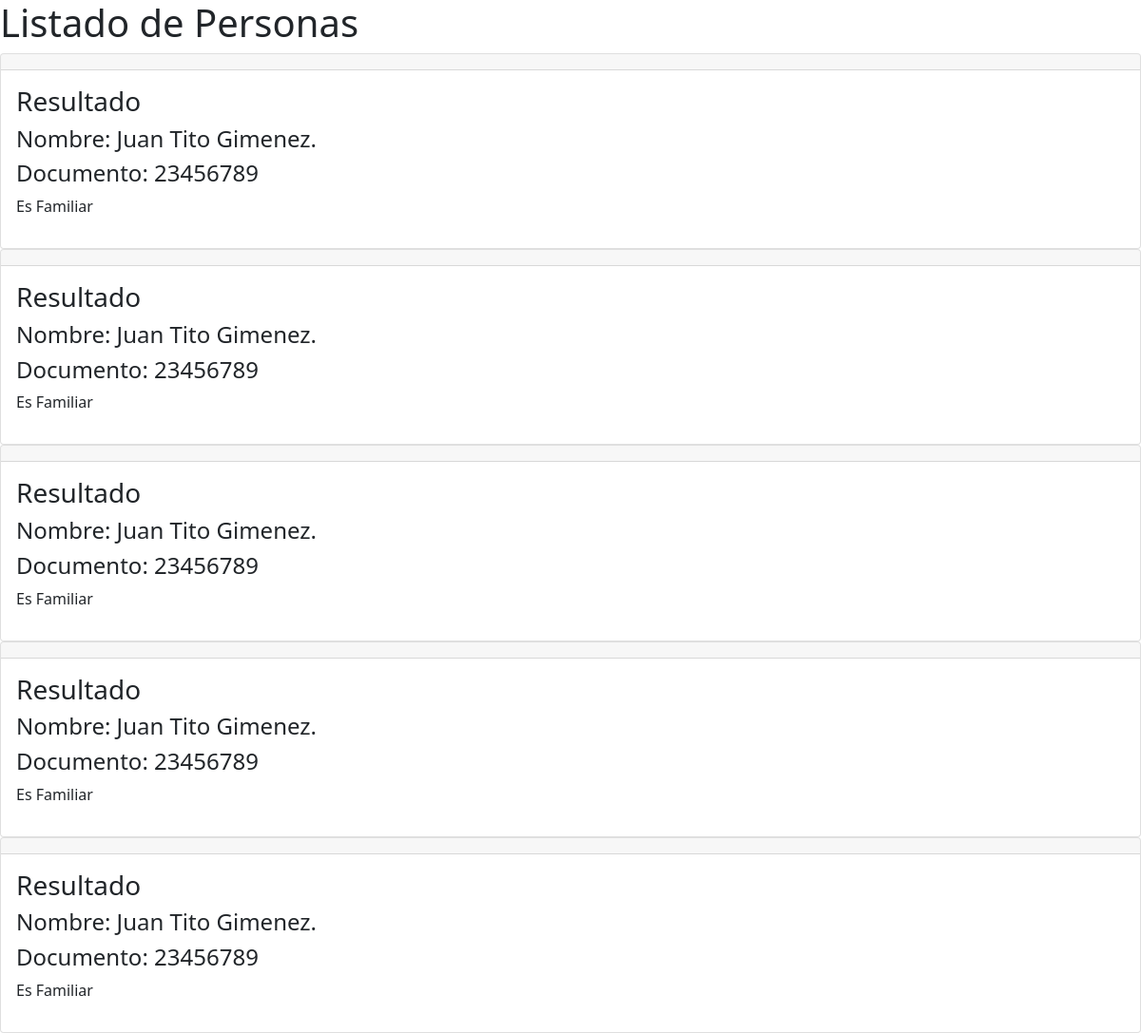
Before: /lista/ with the older database file.
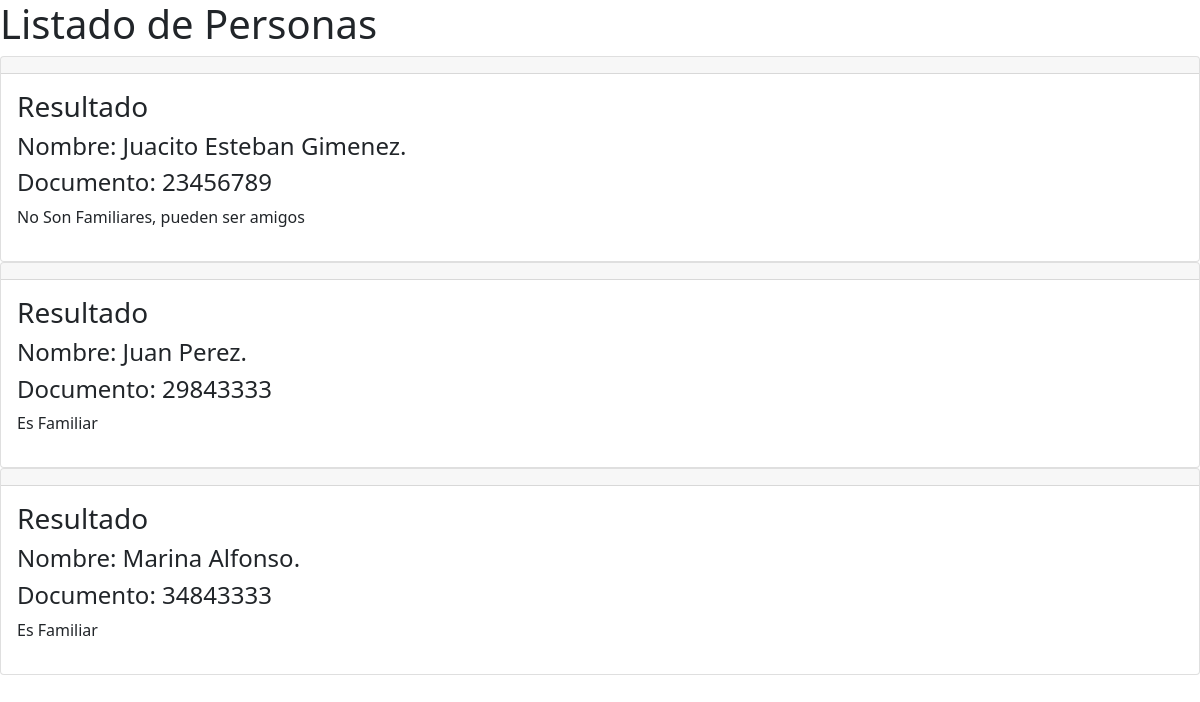
After: the same page with the newer database file.
### Personas/models.py (models this page shows)
class Familiares(models.Model):
    name=models.CharField(max_length=50)
    identification=models.IntegerField()
    is_parent= models.BooleanField()

### desafio_mvt_familiares/views.py (the view)
# urls.py: path('lista/', list_parents),
def list_parents(request):
    all_parents = Familiares.objects.all()
    context = {
        'persona':all_parents,
    }
    return render(request, 'list_familiares.html', context=context)

### templates/list_familiares.html (shortened to what this page needs)
<!DOCTYPE html>
<html lang="en">
<head>
    <link href="https://cdn.jsdelivr.net/npm/bootstrap@5.0.2/dist/css/bootstrap.min.css" rel="stylesheet">
</head>
<body>
    <h1>Listado de Personas</h1>
    {% for i in persona %}
    <div class="card">
        <div class="card-header">
      </div>
        <div class="card-body">
          <h3 class="card-title">Resultado</h3>
          <h4 class="card-text">Nombre: {{i.name}}.</h4>
          <h4>Documento: {{i.identification}}</h4>
          {% if i.is_parent == True %}
          <p>Es Familiar</p>
          {% else %}
          <p>No Son Familiares, pueden ser amigos</p>
          {% endif %}
        </div>
      </div>
    {% endfor %}
</body>
</html>

Changed rows visible on the page:
removed Familiares: name "Juan Tito Gimenez", identification "23456789", is_parent "Es Familiar"
removed Familiares: name "Juan Tito Gimenez", identification "23456789", is_parent "Es Familiar"
removed Familiares: name "Juan Tito Gimenez", identification "23456789", is_parent "Es Familiar"
removed Familiares: name "Juan Tito Gimenez", identification "23456789", is_parent "Es Familiar"
removed Familiares: name "Juan Tito Gimenez", identification "23456789", is_parent "Es Familiar"
added Familiares: name "Juacito Esteban Gimenez", identification "23456789", is_parent "No Son Familiares, pueden ser amigos"
added Familiares: name "Juan Perez", identification "29843333", is_parent "Es Familiar"
added Familiares: name "Marina Alfonso", identification "34843333", is_parent "Es Familiar"
